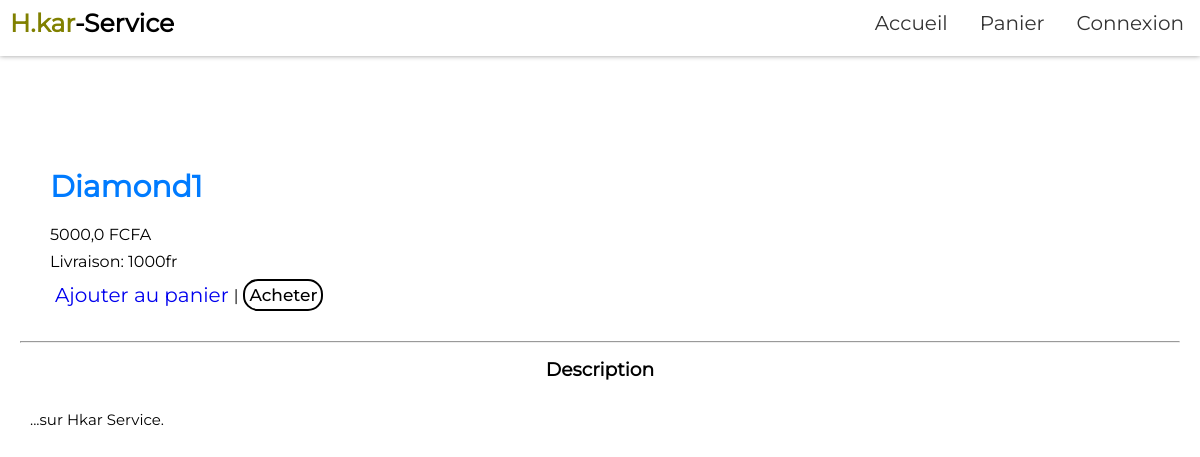
/H.kar-Service/Wa2/, run on the app's committed database.
### online_store/models.py (models this page shows, shortened)
class Products (models.Model):
    name = models.CharField(max_length=60, unique= True, verbose_name="Nom")
    price = models.FloatField(verbose_name= "Prix", )
    quantity = models.PositiveIntegerField(verbose_name="Quantité", default= 1)
    category= models.ForeignKey(Category,on_delete= models.CASCADE ,null= True, unique=False, verbose_name='categorie')
    top_category= models.BooleanField(verbose_name="Tendance",default=0)
    description= models.TextField(verbose_name="Description", default="...sur Hkar Service")
    image= models.ImageField(upload_to='./img1_pack', verbose_name="image",unique=True,default='')
    image1= models.ImageField(upload_to='./img2_pack', null=True,verbose_name="image 2",blank=True,default='')
    image2= models.ImageField(upload_to='./img3_pack', null=True, verbose_name="image 3",blank=True,default='')
    image3= models.ImageField(upload_to='./img4_pack', null=True, verbose_name="image 4",blank=True,default='')
    color= models.ForeignKey(Color,on_delete= models.DO_NOTHING,default=1)
    slug= models.SlugField(unique=True,default='')
    livraison= models.ForeignKey(Livraison, on_delete= models.CASCADE,default=1)
    class Meta:
        verbose_name="Produit"
        verbose_name_plural="Produits"

class Livraison(models.Model):
    option= models.CharField(max_length=25, verbose_name='Option disponible' )
    def __str__(self) -> str:
        return self.option

### online_store/views.py (the view)
def article(request,id_prod):
    article= get_object_or_404(Products, slug= id_prod)
    livraison= article.livraison
    token= False
    free_offer= False
    statue= Statue.objects.get(statue="En attente..")
    user = request.user   # recupere l'utilsteur actuellement connectez
    if article.quantity > 0:
        if user.is_authenticated:
            if request.method == "POST":
                form = Panier_form(request.POST)
                if form.is_valid():
                    name =  user.username
                    number= form.cleaned_data['number']
                    adress= form.cleaned_data['adresse']
                    email=  user.email
                    send_commande(name,email,number,adress,[article],1,[],livraison)
                    send_letter(name,email,'Achat sur Hkar-Service.',[article],1,[],livraison)
                    detail= "Achat directe. \n"+ "Nom de l'article :" + article.name
                    Commande.objects.create(user= user,number= number, adresse= adress,article= article,quantity=1,montant= article.price,details=detail,statue=statue,jeton=False)
                    return redirect('store:success')
                else:
                    return error(request,'Assurez-vous que vôtre numero est valide!!')
            else:
                form= Panier_form()
        else:
            if request.method == "POST":
                form = BuyForm(request.POST)
                if form.is_valid():
                    name =  form.cleaned_data['name']
                    number= form.cleaned_data['number']
                    adress= form.cleaned_data['adresse']
                    email=  form.cleaned_data['email']
                    send_commande(name,email,number,adress,[article],1,[],livraison)
                    send_letter(name,email,'Achat sur Hkar-Service.',[article],1,[],livraison)
                    detail= "Achat directe. \n"+ "Nom de l'article :" + article.name
                    Commande.objects.create(user=None,name=name,number= number, adresse= adress,article= article,quantity=1,montant= article.price,details=detail,statue=statue,jeton=False)
                    return redirect('store:success')
                else:
                    return error(request,'Assurez-vous que vôtre numero est valide!!')
            else:
                form= BuyForm()
    else:
        return error(request,'Article indisponible en stock')
    return render(request, "onlineStore/article.html",{"article": article,'token':token,'free_offer':free_offer,'form':form,'couleur': Color.objects.get(name='Non disponible')})

### online_store/templates/onlineStore/article.html (shortened to what this page needs)
{% load static %}
<!DOCTYPE html>
<html lang="fr">
<head>
    <link rel="stylesheet" href="{% static 'onlineStore/style.css' %}">
</head>
<body>
    <header>
        <a style="text-decoration: none" href="{% url 'store:index' %}"><div class="logo"><span>H.kar</span>-Service</div></a>
        <nav>
            <a href="{% url 'store:index' %}">Accueil</a>
            <a href="{% url 'store:panier' %}">Panier</a>
            {% if user.is_authenticated  %}
                <a href="{% url 'account:logout' %}">Déconnexion</a>
            {% else %}
                <a href="{% url 'account:login' %}">Connexion</a>
            {% endif %}
        </nav>
    </header>
    <section class="item-base">
        <div class="item">
            {% if article.image %}
            <div class="image-box">
            </div>
            {% endif %}
            <div>
                <h2 style="font-size: 30px;margin-bottom: 20px;color: #007BFF;">{{ article.name }}</h2>
                <span style="color: #000000;">{{ article.price }} FCFA</span>
                {% if user.is_authenticated %}
                    {% if token > 0 %}
                        <p>Livraison: {{ free_offer }} {{ token }}</p>
                    {% else %}
                        <p>Livraison: {{ article.livraison }}</p>
                    {% endif %}
                {% else %}
                    <p>Livraison: {{ article.livraison }}</p>
                {% endif %}
                <div class="info-box" style="margin: 5px;">
                    <a href="{% url 'store:ajout' article.id %}">Ajouter au panier</a>| <button class="form_btn2" style="font-size: 17px;height: fit-content;"> Acheter</button>
                </div>
            </div><hr>
            <h3 style="margin-top: 15px;width:100%;text-align:center;">Description</h3><br>
            <p style="width:100%; font-size: 15px;margin:10px;">{{ article.description|safe }}.</p>
        </div>
    </section>
</body>
</html>

### online_store/static/onlineStore/style.css (style rules this page uses)
body { box-sizing: border-box; font-family: 'montserrat-r'; background-color: #FFFFFF; font-weight:500; }
* { padding: 0; margin: 0; }
header { position: sticky; top: 0; z-index: 1000; display: flex; align-items: center; justify-content: space-between; gap: 15px; flex-wrap: wrap; padding: 5px 10px; padding-bottom: 15px; box-shadow: 0 0 5px rgba(0,0,0,0.4); transition: transform 0.3s ease; background-color: #fff; height:fit-content; }
.logo { font-size: 25px; font-weight: bold; color: #000; transition:1.5s; }
.logo>span { color: #808000; }
header nav { display: flex; gap: 20px; }
header nav a { text-decoration: none; color: #333333; font-size: 20px; padding: 6px; transition: .5s ease; }
.item-base { margin: 20px; margin-top: 70px; }
.image-box { display: flex; overflow-x: scroll; max-height: 500px; width: 75%; padding: 6px; gap: 20px; }
.item div { margin: 30px; }
.item div h2 { font-size: 30px; margin-bottom: 20px; color: #007BFF; }
.item p { max-width: 60%; }
.item div a { font-size: 20px; text-decoration: none; }
.item div p { margin: 8px 0; }
.form_btn,.form_btn2 { font-size: 25px; border: rgb(0, 0, 0) 2px solid; background-color:#fff; border-radius: 15px; color: #000; font-family: "Montserrat"; padding: 4px; transition: .5s; }
.info-box { display: flex; align-items: center; gap: 5px; }

### data on the page
Products: name "Diamond1", price "5000,0", livraison "1000fr", description "...sur Hkar Service"
